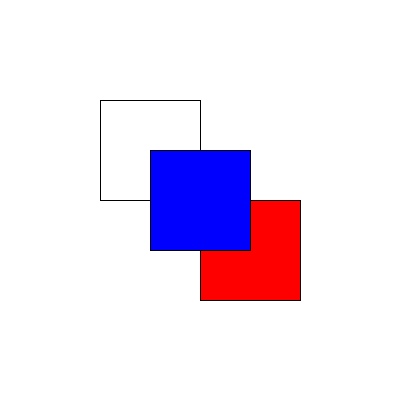
Frame 1 (no input)
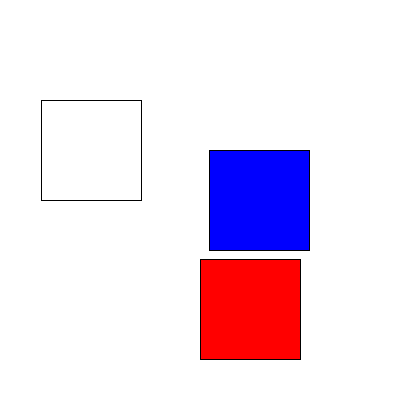
Frame 60 (the mouse pressed at the canvas centre just before this capture)
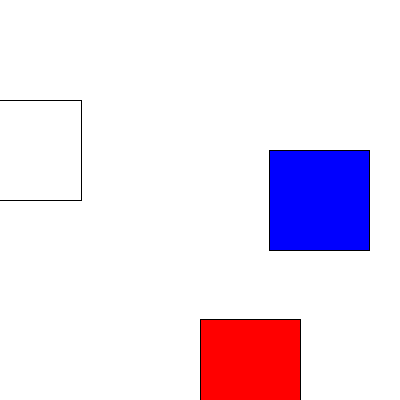
Frame 120 (the mouse held since frame 60 and released just before this capture)

The Processing sketch that drew these frames (run headless with seeded random() and noise(); from frame 60 on, the mouse is pressed at the canvas centre):

// Processing sketch: Q1
// ── Q1.pde
int s1;
int s2;
int s3;
void setup(){
  size(400,400);
  background(0);
  s1=0;
  s2=0;
  s3=0;
}

void draw(){
  background(255);
  fill(255);
  rect(100-s1++, 100, 100,100);
  fill(255,0,0);
  rect(200, 200+s3++, 100,100);
  fill(0,0,255);
  rect(150+s2++, 150, 100,100);
}
